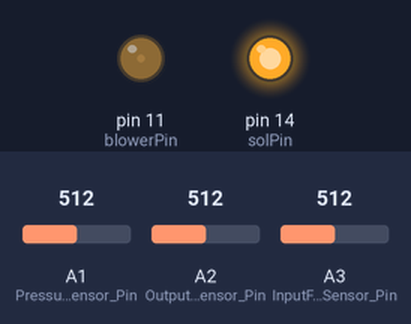
The sketch below on a simulated Arduino Mega 2560, built with avr-gcc and run on an emulated ATmega2560. On the bench: output pins drawn as LEDs (lit = HIGH). The test bench sets the inputs (shaded band); at power-on: A2 (OutputFlowSensor_Pin) = 512, A1 (PressureSensor_Pin) = 512, A3 (InputFlowSensor_Pin) = 512. What the sketch prints to the serial monitor is not drawn.

Above: at 1.2 s.
1.3 s: A2 (OutputFlowSensor_Pin) set to 483
At 2.5 s:
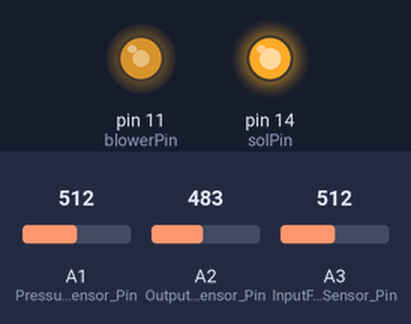
3.6 s: A2 (OutputFlowSensor_Pin) set to 465
At 6.45 s:
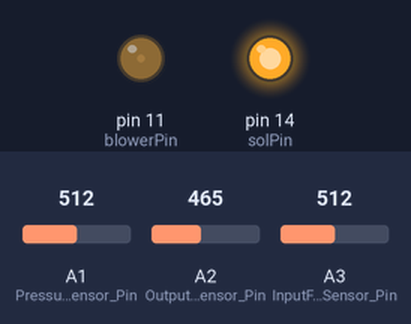
6.6 s: A1 (PressureSensor_Pin) set to 122
Timing chart, 0 to 12.1 s (numbered marks = the images above; inputs shaded):
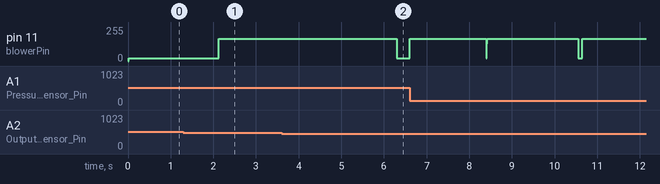

Measured:
- the behaviour switches between 476 and 475 on A2 (OutputFlowSensor_Pin) (found by bisection; images 1 and 2)
- after the input at 3.6 s, pin 11 (blowerPin): 166/255 → 20/255 after 2.7 s

The sketch:

Pressure_Control_R2_2pids.ino
```cpp
/* Program to run ventilator in Pressure Control mode with settable Inhale Pressure and Exhale Pressure
 * Date - 26/10/2020
 */

// Library Definition
#include <TimerOne.h>
#include <AutoPID.h>
#include <Filters.h>
#include <FlexiTimer2.h>

//Ventilator Set Parameters
#define BPM 15 // BPM value
double PEEP = 5;// Exhalation Pressure Setting(cmH2O)
double PIP = 25; // Inhalation Pressure Setting(cmH2O)

//IO Definitons
#define blowerPin 11 // Blower pwm pin controlled by Timer 1
#define solPin 14 // Solenoid control pin - solenoid is NC
#define PressureSensor_Pin A1 // Analog Pin to read pressure sensor value
#define InputFlowSensor_Pin A3// Analog Pin to read inhale flow sensor value
#define OutputFlowSensor_Pin A2// Analog Pin to read exhale flow sensor value

// System Variables
float zero_correctionpressure = 0; // pressure sensor zero correction variable
float zero_correctioninputflow = 0; // flow sensor zero correction variable
float zero_correctionoutputflow = 0; // flow sensor zero correction variable
float inhaletime, exhaletime; // Calculated based upon BPM and I:E ratio
float volt1 = 0; // T0 time for volume calculation
float volt2 = 0; // T1 time for voulme calculation
float FlowReading;
float temp2=0;
#define minBlowerpwm 8.0 // to set safe output range for PID
#define maxBlowerpwm 65.0 // to set safe output range for PID

//PID Definition
double Setpoint;
volatile double InhaleOutput,ExhaleOutput, PressureReading, InputFlowReading, OutputFlowReading, VolumeReading =0 ;
double InhaleIntegral, ExhaleIntegral;
#define Kp 0
#define Ki 0
#define Kd 0//Tuning Parameters to be filled
AutoPID InhalePcontrolPID(&PressureReading, &PIP,  &InhaleOutput, minBlowerpwm, maxBlowerpwm,6,10,20);
AutoPID ExhalePcontrolPID(&PressureReading, &PEEP,  &ExhaleOutput, minBlowerpwm, maxBlowerpwm, 30,0,70);// create a PID object for pressure control

//Signal Filter Initiation
#define filterFrequency 670 // LPF cutoff frequency for pressure sensor output
FilterOnePole lowpassFilter( LOWPASS, filterFrequency ); // Create a LPF to filter dP sensor o/p signals

//Flag Initiation
int breathstate = 0; // flag to change breath stage - 1 = Inhale, 0 = Exhale
int zerocorrectflag = 1; // flag to enable/disable Zero Error Correction

//Sensor Calibration Parameter Definiton
#define convertvolttopressure 0.0818 // Pressure sensor calibration
#define constantpressure 20.079 // Pressure sensor calibration
#define convertvolttoflow 0.3261 // Flow sensor calibration
#define constantflow 47.478 // Flow sensor calibration

void setup(void)
{
  Serial.begin(9600);
  Serial1.begin(9600);
  digitalWrite(solPin,HIGH);
  Timer1.initialize(50); // 50 us = 20 kHz for blower pwm frequency
  pinMode(blowerPin,OUTPUT);
  pinMode(solPin,OUTPUT);
  pinMode(PressureSensor_Pin, INPUT);
  pinMode(InputFlowSensor_Pin, INPUT);
  pinMode(OutputFlowSensor_Pin, INPUT);
  InhalePcontrolPID.setTimeStep(9); // PID loop calculation time cut off in msec
  ExhalePcontrolPID.setTimeStep(9);
  InhalePcontrolPID.setBangBang(10.0,10.0);
  ExhalePcontrolPID.setBangBang(3.0,60.0);
  Serial.println("Setpt. Flow InputFlow OutputFlow Pressure Volume");// for printing plotter legend
  FlexiTimer2::set(10, 1.0/1000, computePID);
  FlexiTimer2::start(); // start timer at above defined parameters
  }

void loop(void)
{
  while(zerocorrectflag == 1){ // Perform zero error correction and checking till error is removed
   DoZeroCorrectionPressure();
   DoZeroCorrectionInputFlow();
   DoZeroCorrectionOutputFlow();
   delay(2000);
   zerocorrectflag = CheckZeroError(); // reset zero correction flag if no zero error found
   //Serial.print(zerocorrectflag); // For debugging only
   }

  CalculateBreathTime(); // Function call to update Inhale and Exhale time for changing bpm and IE ratio
  //SetPIDTuningParameters(); // Function to update PID params if needed

  if(breathstate == 1){
      VolumeReading = 0;
      digitalWrite(solPin,LOW); // Close Exhale Solenoid Valve
      int start_inhale_time = millis();
      int now = millis();
      Setpoint = PIP;
      while(now - start_inhale_time  < inhaletime){ // run inhale mode till inhale period is over
          now = millis();// update now time
          plotGraph(); // Function call to plot graph
          }
      breathstate = 0; // switch to exhale mode
      }
  if(breathstate == 0){
      digitalWrite(solPin, HIGH); // Open Exhale Solenoid Valve
      int start_exhale_time= millis();
      int now = millis();
      Setpoint = PEEP-2.0;
      //ExhalePcontrolPID.setIntegral(ExhaleIntegral);
      while(now - start_exhale_time  < exhaletime){  // run exhale mode till exhale period is over
          now = millis();
          plotGraph();
          }
      //ExhaleIntegral = ExhalePcontrolPID.getIntegral();
      breathstate = 1; // switch to inhale mode
      }
}

void computePID(){
  PressureReading = ReadActualPressureValue(); // calls function to read actual pressure value from sensor readings, returns value in cm H2O
  if(breathstate == 1){
    ExhalePcontrolPID.stop();
    InhalePcontrolPID.run();
    //Timer1.pwm(blowerPin,(53.0/ 100) * 1023);
    Timer1.pwm(blowerPin,(InhaleOutput/ 100) * 1023);
  }
  else if(breathstate == 0){
    InhalePcontrolPID.stop();
    //ExhaleIntegral = ExhalePcontrolPID.getIntegral();
    ExhalePcontrolPID.run();
    //Timer1.pwm(blowerPin,(44.0/ 100) * 1023);
    Timer1.pwm(blowerPin,(ExhaleOutput/ 100) * 1023);
    }
 }


float ReadActualPressureValue(){
  int temp = analogRead(PressureSensor_Pin);
  float result = lowpassFilter.input(convertvolttopressure*temp - constantpressure - zero_correctionpressure);
  return result;
}

float ReadActualInputFlowValue(){
  int temp = analogRead(InputFlowSensor_Pin);
  float result = lowpassFilter.input(convertvolttoflow*temp - constantflow - zero_correctioninputflow);
  return result;
}
float ReadActualOutputFlowValue(){
  int temp = analogRead(OutputFlowSensor_Pin);
  float result = lowpassFilter.input(convertvolttoflow*temp - constantflow - zero_correctionoutputflow);
  return result;
}

void DoZeroCorrectionPressure(){
  delay(2000);
  //Serial.println("Performing Zero Error Correction");
  float totalzero = 0; // params defined for zero error correction
  int j = 0;
  //digitalWrite(solPin,LOW);
  for(j;j<100;j++){
    float samplezero = ReadActualPressureValue();
    totalzero = totalzero + samplezero;
    }
  zero_correctionpressure = totalzero/j;
}

void DoZeroCorrectionInputFlow(){
  //Serial.println("Performing Zero Error Correction");
  float totalzero = 0; // params defined for zero error correction
  int j = 0;
  //digitalWrite(solPin,LOW);
  for(j;j<100;j++){
    float samplezero = ReadActualInputFlowValue();
    totalzero = totalzero + samplezero;
    }
  zero_correctioninputflow = totalzero/j;
}


void DoZeroCorrectionOutputFlow(){
  //Serial.println("Performing Zero Error Correction");
  float totalzero = 0; // params defined for zero error correction
  int j = 0;
  //digitalWrite(solPin,LOW);
  for(j;j<100;j++){
    float samplezero = ReadActualOutputFlowValue();
    totalzero = totalzero + samplezero;
    }
  zero_correctionoutputflow = totalzero/j;
}

int CheckZeroError(){
  //Serial.println("Checking for Zero Error");
  float totalsample = 0;
  int i = 0;
  //digitalWrite(solPin,LOW);
  for(i;i<100;i++){
    float samplezeropressure = ReadActualPressureValue();
    float samplezeroflow = ReadActualInputFlowValue()+ReadActualOutputFlowValue();
    totalsample = totalsample + samplezeropressure + samplezeroflow;
    }
  float sampleaverage = abs(totalsample/(3*i));
  if(sampleaverage >0.3){
    return 1;
    Serial.println("Zero Error Present!! Redoing Correction...");
    }
  else {
    return 0;
    }
  }

void plotGraph(){
  PressureReading = ReadActualPressureValue(); // calls function to read actual pressure value from sensor readings, returns value in cm H2O
  InputFlowReading = ReadActualInputFlowValue(); // calls function to read actual pressure value from sensor readings, returns value in cm H2O
  OutputFlowReading = ReadActualOutputFlowValue();
  GetFlow();
  GetVolume(FlowReading);
  //Serial.print(millis());
  //Serial.print(", ");
  //Serial.print(volt1);
  //Serial.print(", ");
  //Serial.print(volt2);
  //Serial.print(", ");
  Serial.print(Setpoint);
  Serial.print(", ");
  Serial.print(FlowReading);
  Serial.print(", ");
  //Serial.print(InputFlowReading);
  //Serial.print(", ");
  //Serial.print(OutputFlowReading);
  //Serial.print(", ");
  Serial.print(PressureReading);
  Serial.print(", ");
  //Serial.print(VolumeReading);
  Serial.println(", ");
  /*Serial1.print("add 7,0," + String(result));
  Serial1.write(0xff);
  Serial1.write(0xff);
  Serial1.write(0xff);
  Serial1.print("add 7,1," + String(10));
  Serial1.write(0xff);
  Serial1.write(0xff);
  Serial1.write(0xff);
  Serial1.print("add 15,0," + String(FlowReadingPrint));
  Serial1.write(0xff);
  Serial1.write(0xff);
  Serial1.write(0xff);
  Serial1.print("add 15,1," + String(60));
  Serial1.write(0xff);
  Serial1.write(0xff);
  Serial1.write(0xff);
  Serial1.print("add 16,0," + String(VolumeReading));
  Serial1.write(0xff);
  Serial1.write(0xff);
  Serial1.write(0xff);
  Serial1.print("add 16,1," + String(0));
  Serial1.write(0xff);
  Serial1.write(0xff);
  Serial1.write(0xff);*/
}

void CalculateBreathTime(){
  inhaletime = 20000/BPM; // 60000/(3*Bpm) as I:E Ratio is 1:2, output is in mSec
  exhaletime = 40000/BPM; // (2*60000)/(3*Bpm) as I:E Ratio is 1:2, output is in mSec
  }

void GetVolume(float temp){
  volt2 = volt1;
  volt1 = millis();
  VolumeReading = VolumeReading + (((temp2+temp)/2)*((volt1-volt2)/60));
  temp2 = temp;
}

void GetFlow(){
  FlowReading = InputFlowReading - abs(OutputFlowReading);
}
```
